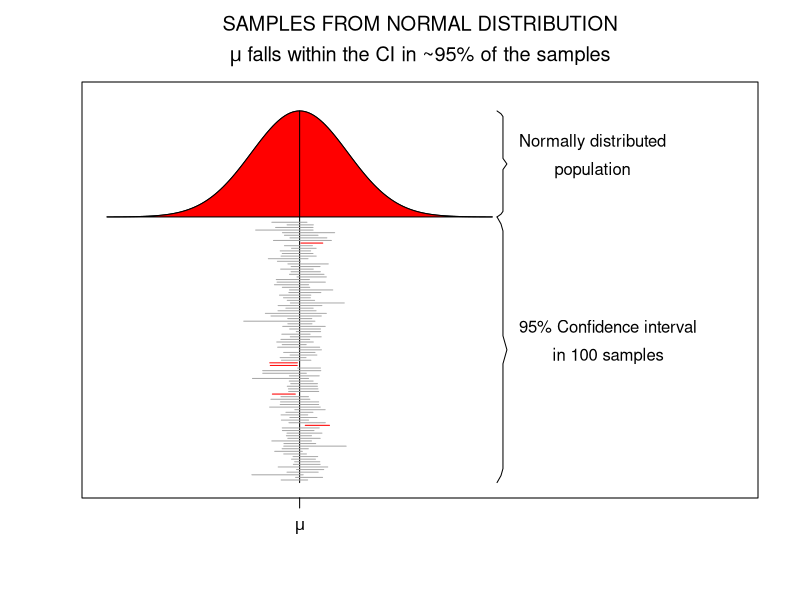
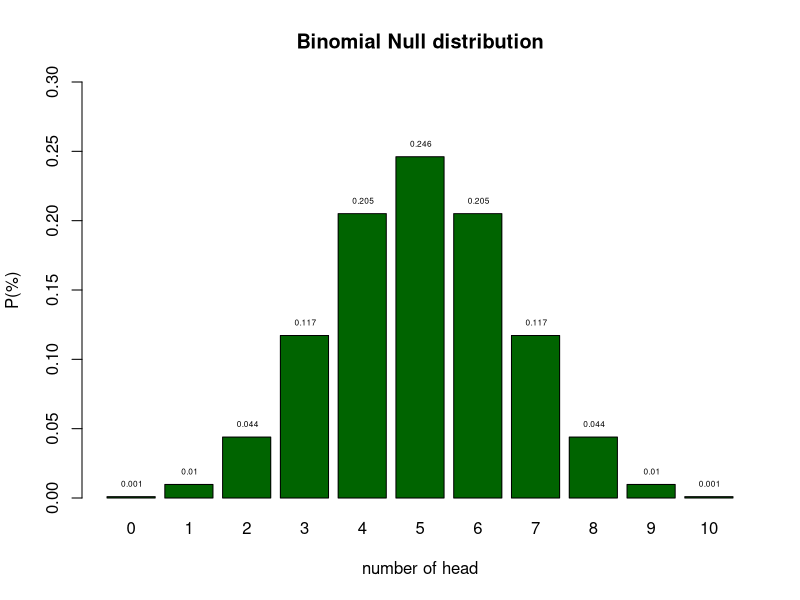
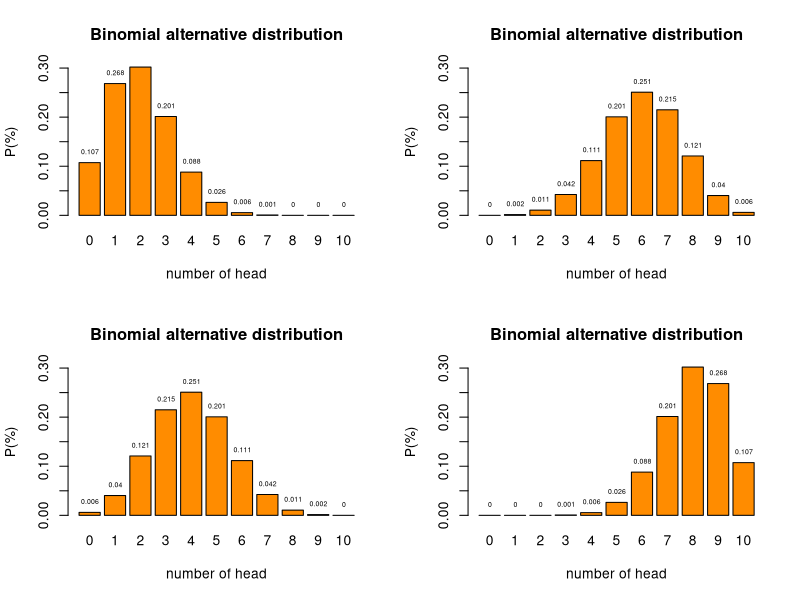
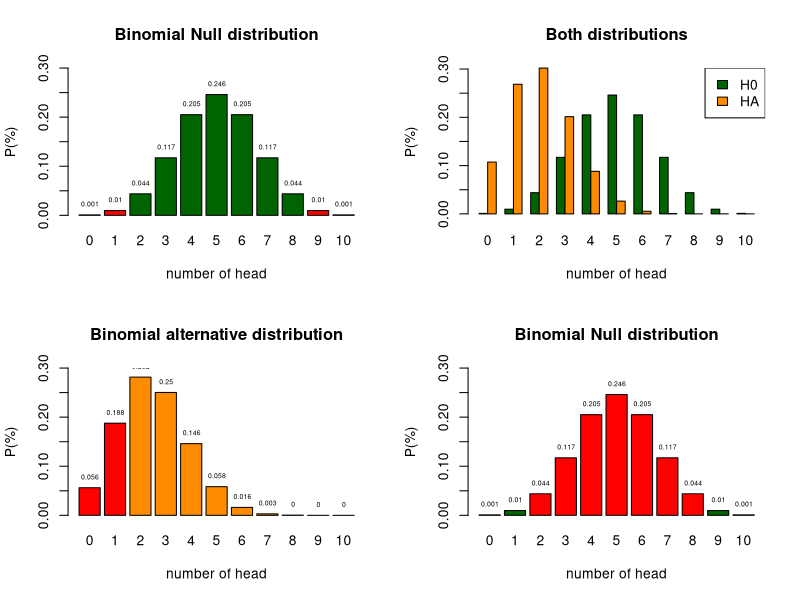
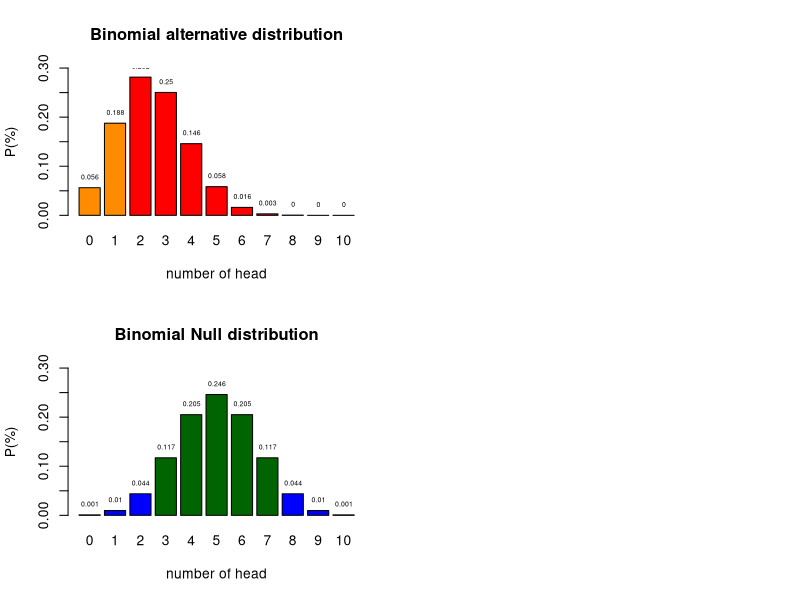
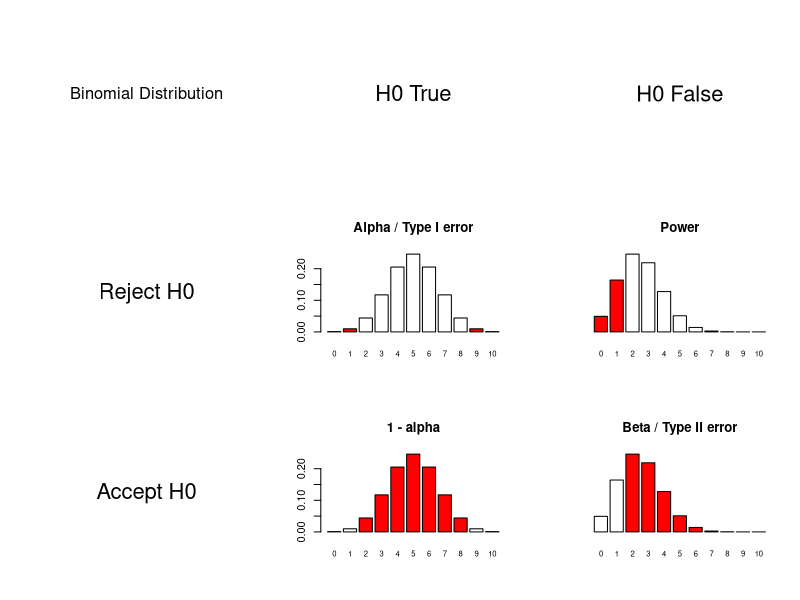

Recreate these plots in R, in order.
## ---- chunk 1
set.seed(1548)

x  = seq(-4,4,.05) # sequence x values for normal distribution
hx = dnorm(x)      # calculate y values

title = expression(atop("SAMPLES FROM NORMAL DISTRIBUTION",paste(mu," falls within the CI in ~95% of the samples")))

plot(x,hx+1,type="l",ylim=c(0,1.45),xlim=c(-4,9), yaxt="n", xaxt="n",ylab="",xlab="",main=title, mai=c(3,1,2,1),mar=c(3,1,2,1))

# Add red area
polygon(c(x,rev(x)),c(rep(1,length(x)),hx+1),col="red",lty=1)

# Add mu line
lines(c(0,0),c(0,max(hx)+1))

# Add mu symbol to x axis
axis( 1,at=0,labels=expression(mu), cex=2 )

# Create curly braces for normal distribution 
ybracket = seq(1,max(hx)+1,length=39)
xbracket = rep(4.1,39)*c(c(1,1.02),rep(1.03,16),c(1.04,1.05,1.04),rep(1.03,16),c(1.02,1))

lines(xbracket,ybracket,col="black")

# Create curly braces for samples
ybracket = seq(0,1,length=39)
xbracket = rep(4.1,39)*c(c(1,1.02),rep(1.03,16),c(1.04,1.05,1.04),rep(1.03,16),c(1.02,1))

lines(xbracket,ybracket,col="black")

text = expression(atop("Normally distributed","population"))

text(4.1*1.06,1+(max(hx)/2), text,pos=4)

text = expression(atop("95% Confidence interval","in 100 samples","drawn from the","normal distribution"))

text(4.1*1.06,.5, text,pos=4)

# Add confidence intervals

mu  = 0
sig = 1

mu_in_ci = array() # create empty array

iterations = 100

for(i in 1:iterations) {
	
	n      = round(runif(1,10,60)) # use variable sample sizes between 10 and 60
	sample = rnorm(n,mu,sig)       # sample from normal distribution
	
	sample_mean = mean(sample)
	sample_sd   = sd(sample)
	sample_ci   = sample_sd/sqrt(n)

	sample_ci_upperbound = sample_mean + sample_ci * 1.96
	sample_ci_lowerbound = sample_mean - sample_ci * 1.96
	
	if(sample_ci_lowerbound < mu & sample_ci_upperbound > mu) {
		
		mu_in_ci[i] = 1	
		col = "darkgrey"	
		}
	else {
		mu_in_ci[i] = 0
		col = "red"
		}
    
    # plot CI lines
    lines(c(sample_ci_lowerbound,sample_ci_upperbound),rep((.98/iterations)*i,2),col=col)

	}
	
percentage = (1/iterations)*sum(mu_in_ci)
## ---- chunk 2
n = 10   # Sample size
k = 0:10 # Discrete probability space
p = .5   # Probability of head

munt = 0:1

# alle_mogelijkheden = expand.grid(munt,munt,munt,munt,munt,munt,munt,munt,munt,munt)
# 
# sommen = rowSums(alle_mogelijkheden)

# table(sommen)

permutations = factorial(n) / ( factorial(k) * factorial(n-k) )
# permutations

p_k  = p^k * (1-p)^(n-k)  # Probability of single event
p_kp = p_k * permutations # Probability of event times 
                          # the occurrence of that event
# sample = 90
# freq_munt = round(p_kp*sample)
# cbind(k,permutations,p_k,p_kp,freq_munt)

title = "Binomial Null distribution"

col=c(rep("red",2),rep("white",7),rep("red",2))

barplot( p_kp, 
         main=title, 
         names.arg=0:10, 
         xlab="number of head", 
         ylab="P(%)", 
         col='darkgreen',
         ylim=c(0,.3) )

text(.6:10.6*1.2,p_kp,round(p_kp,3),pos=3,cex=.5)
## ---- chunk 3

# n = 10   # Sample size
# k = 0:10 # Discrete probability space
prob = c(.2, .4, .6, .8)  # Probability of head

layout(matrix(1:4, 2,2)) 

for(p in prob) {
permutations = factorial(n) / ( factorial(k) * factorial(n-k) )

p_k2  = p^k  * (1-p)^(n-k)  # Probability of single event
p_kp2 = p_k2 * permutations # Probability of event times 
                            # the occurrence of that event

title = "Binomial alternative distribution"

col=c(rep("red",2),rep("white",7),rep("red",2))

barplot( p_kp2, 
         main=title, 
         names.arg=0:10, 
         xlab="number of head", 
         ylab="P(%)", 
         beside=TRUE,
         col="darkorange",
         ylim=c(0,.3) 
         )

text(.6:10.6*1.2,p_kp2,round(p_kp2,3),pos=3,cex=.5)
}
## ---- chunk 4
n = 10   # Sample size
k = 0:10 # Discrete probability space
p = .5   # Probability of head

p_k  = p^k * (1-p)^(n-k)  # Probability of single event
p_kp = p_k * permutations # Probability of event times 
                          # the occurrence of that event
# sample = 90
# freq_munt = round(p_kp*sample)
# cbind(k,permutations,p_k,p_kp,freq_munt)

title = "Binomial Null distribution"

col=c(rep("red",2),rep("darkgreen",7),rep("red",2))

barplot( p_kp, 
         main=title, 
         names.arg=0:10, 
         xlab="number of head", 
         ylab="P(%)", 
         col=col,
         ylim=c(0,.3) )

text(.6:10.6*1.2,p_kp,round(p_kp,3),pos=3,cex=.5)
## ---- chunk 5
n = 10   # Sample size
k = 0:10 # Discrete probability space
p = .25   # Probability of head

p_k  = p^k * (1-p)^(n-k)  # Probability of single event
p_kp = p_k * permutations # Probability of event times 
                          # the occurrence of that event
# sample = 90
# freq_munt = round(p_kp*sample)
# cbind(k,permutations,p_k,p_kp,freq_munt)

title = "Binomial alternative distribution"

col=c(rep("red",2),rep("darkorange",7),rep("red",2))

barplot( p_kp, 
         main=title, 
         names.arg=0:10, 
         xlab="number of head", 
         ylab="P(%)", 
         col=col,
         ylim=c(0,.3) )

text(.6:10.6*1.2,p_kp,round(p_kp,3),pos=3,cex=.5)
## ---- chunk 6

title = "Both distributions"

colh0 = 'darkgreen'
colha = 'darkorange'

barplot( rbind(dbinom(0:10, 10, .5),
               dbinom(0:10, 10, .2)), 
         main=title, 
         names.arg=0:10, 
         xlab="number of head", 
         ylab="P(%)", 
         col = rbind(colh0,colha),
         beside=TRUE
         #legend.text = c("H0", "HA")
         )

legend("topright", legend=c("H0","HA"), fill=c("darkgreen","darkorange"))

## ---- chunk 7
n = 10   # Sample size
k = 0:10 # Discrete probability space
p = .5   # Probability of head

p_k  = p^k * (1-p)^(n-k)  # Probability of single event
p_kp = p_k * permutations # Probability of event times 
                          # the occurrence of that event
# sample = 90
# freq_munt = round(p_kp*sample)
# cbind(k,permutations,p_k,p_kp,freq_munt)

title = "Binomial Null distribution"

col=c(rep("darkgreen",2),rep("red",7),rep("darkgreen",2))

barplot( p_kp, 
         main=title, 
         names.arg=0:10, 
         xlab="number of head", 
         ylab="P(%)", 
         col=col,
         ylim=c(0,.3) )

text(.6:10.6*1.2,p_kp,round(p_kp,3),pos=3,cex=.5)
## ---- chunk 8
n = 10   # Sample size
k = 0:10 # Discrete probability space
p = .25   # Probability of head

p_k  = p^k * (1-p)^(n-k)  # Probability of single event
p_kp = p_k * permutations # Probability of event times 
                          # the occurrence of that event
# sample = 90
# freq_munt = round(p_kp*sample)
# cbind(k,permutations,p_k,p_kp,freq_munt)

title = "Binomial alternative distribution"

col=c(rep("darkorange",2),rep("red",7),rep("darkorange",2))

barplot( p_kp, 
         main=title, 
         names.arg=0:10, 
         xlab="number of head", 
         ylab="P(%)", 
         col=col,
         ylim=c(0,.3) )

text(.6:10.6*1.2,p_kp,round(p_kp,3),pos=3,cex=.5)
## ---- chunk 9
n = 10   # Sample size
k = 0:10 # Discrete probability space
p = .5   # Probability of head

p_k  = p^k * (1-p)^(n-k)  # Probability of single event
p_kp = p_k * permutations # Probability of event times 
                          # the occurrence of that event
# sample = 90
# freq_munt = round(p_kp*sample)
# cbind(k,permutations,p_k,p_kp,freq_munt)

title = "Binomial Null distribution"

col=c(rep("blue",3),rep("darkgreen",5),rep("blue",2))

barplot( p_kp, 
         main=title, 
         names.arg=0:10, 
         xlab="number of head", 
         ylab="P(%)", 
         col=col,
         ylim=c(0,.3) )

text(.6:10.6*1.2,p_kp,round(p_kp,3),pos=3,cex=.5)
## ---- chunk 10
N     = 10  # Sample size
H0    = .5  # Kop 50/50
HA    = .25 # Aternatieve verdeling
alpha = .02 # Gekozen type I fout

# Juiste gebieden in rood weergeven op basis van de gekozen alpha
lb = qbinom(alpha/2, N, H0, lower.tail = T)
ub = qbinom(alpha/2, N, H0, lower.tail = F)

col = rep("white", N+1)
col[0:lb+1] = "red"
col[ub:N+1] = "red"


col2 = rep("red", N+1)
col2[0:lb+1] = "white"
col2[ub:N+1] = "white"


# Haal onderstaande # voor col weg om geen kleurtjes aan te geven.
# col = col2  = "white"

layout(matrix(1:9,3,3, byrow=T))

plot.new()
text(0.5,0.5,"Binomial Distribution",cex=1.5)
# text(0.5,0.1,paste("N:",N),cex=1.5)

plot.new()
text(0.5,0.5,"H0 True",cex=2)

plot.new()
text(0.5,0.5,"H0 False",cex=2)

plot.new()
text(0.5,0.5,"Reject H0",cex=2)

barplot(dbinom(0:N,N, H0), 
        col  = col, 
#        yaxt = 'n', 
        main = 'Alpha / Type I error', 
        names.arg = 0:N, 
        cex.names = 0.7)
barplot(dbinom(0:N,N, HA), 
        col  = col, 
        yaxt = 'n', 
        main = 'Power', 
        names.arg = 0:N, 
        cex.names = 0.7)

plot.new()
text(0.5,0.5,"Accept H0",cex=2)

barplot(dbinom(0:N,N, H0), 
        col  = col2, 
#        yaxt = 'n', 
        main = '1 - alpha', 
        names.arg = 0:N, 
        cex.names = 0.7)

barplot(dbinom(0:N,N, HA), 
        col  = col2, 
        yaxt = 'n', 
        main = 'Beta / Type II error', 
        names.arg = 0:N, 
        cex.names = 0.7)
